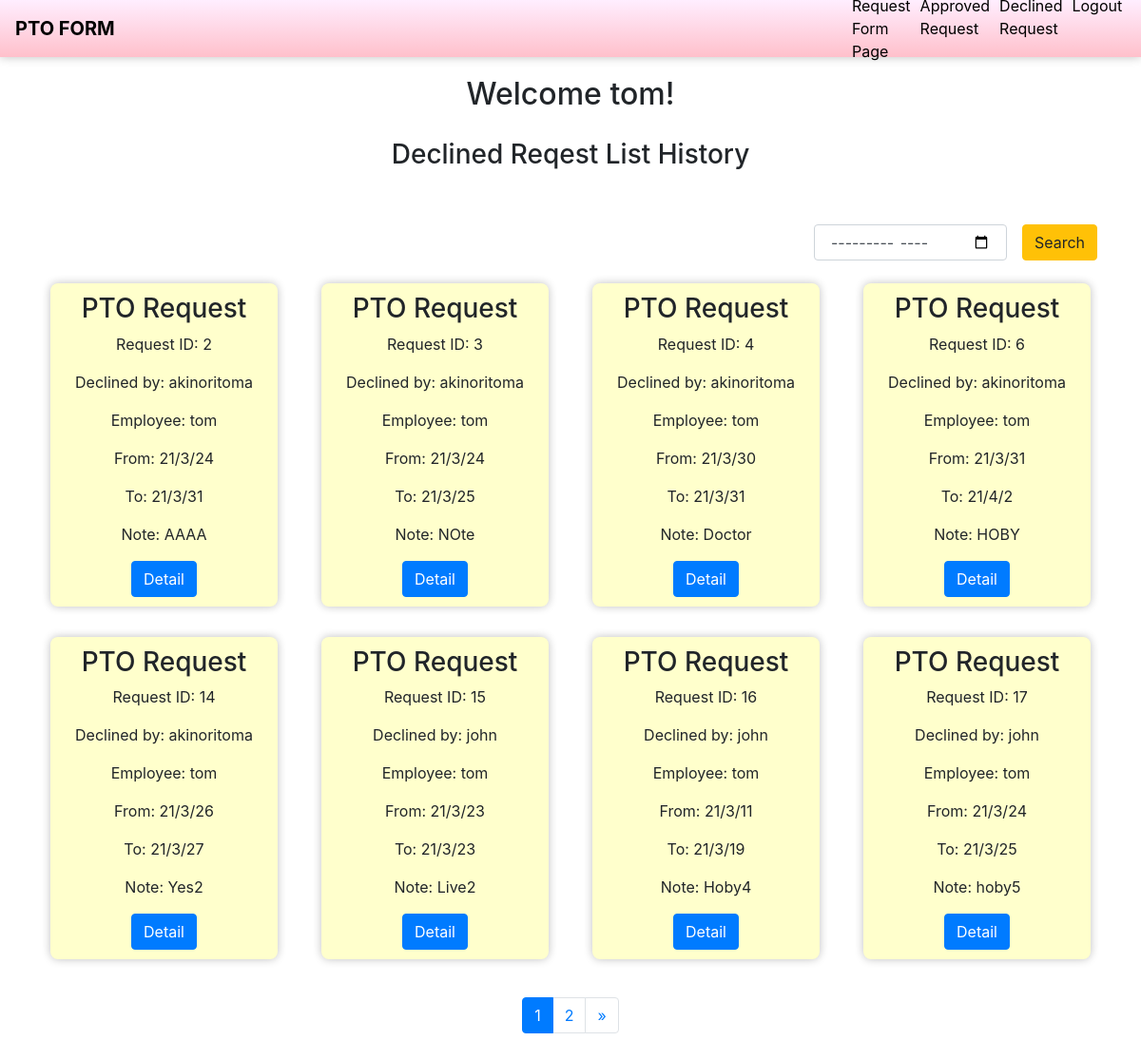
Before: /declined_request_employee/ (signed in) with the older database file.
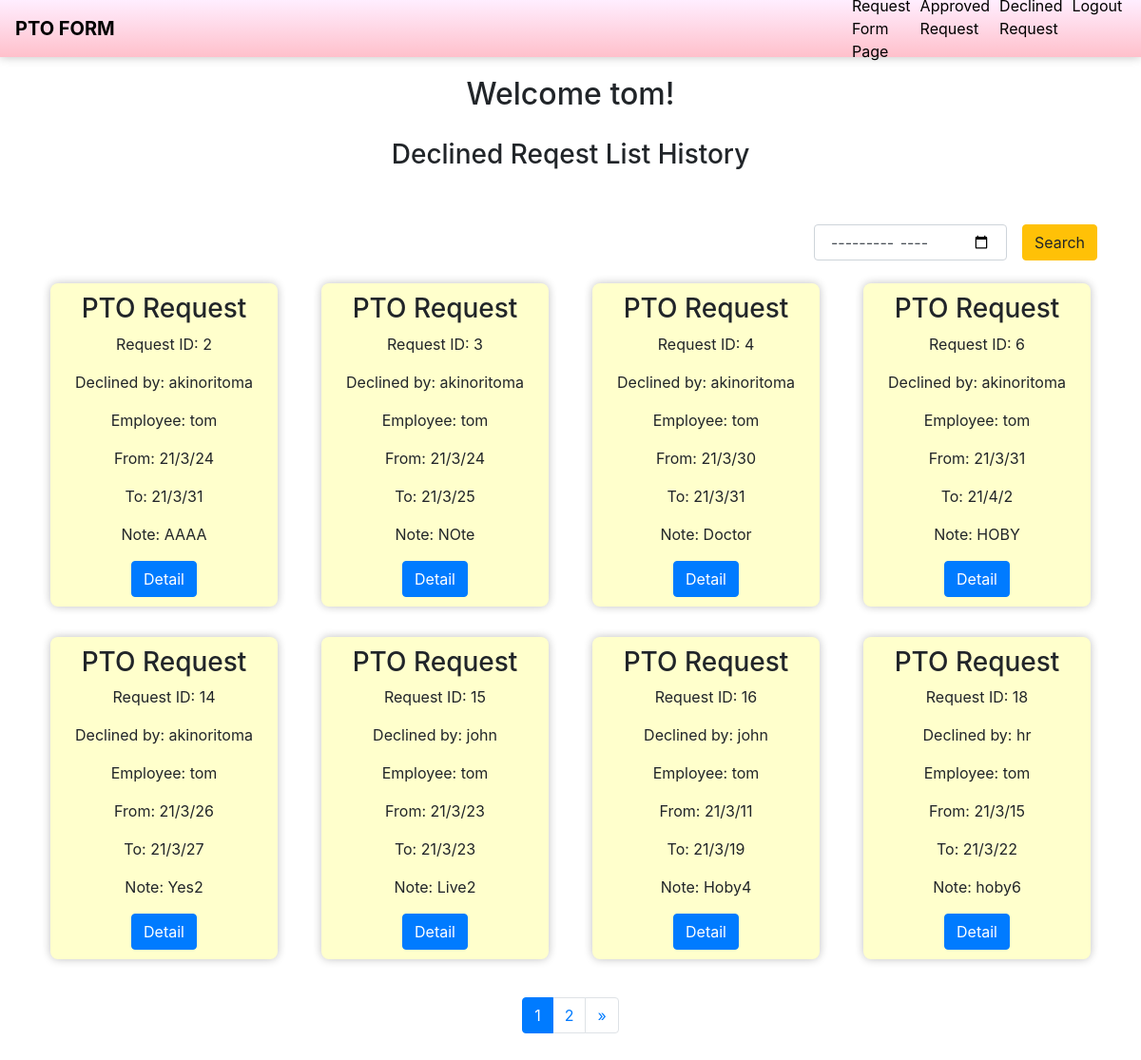
After: the same page with the newer database file.
### potform/models.py (models this page shows)
class User(AbstractUser):
  is_employee = models.BooleanField(default=False)
  is_supervisor = models.BooleanField(default=False)
  is_hr = models.BooleanField(default=False)

class RequestPTO(models.Model):
  post_employee = models.ForeignKey(get_user_model(), on_delete=models.CASCADE, null=False, related_name ='post_employee')
  chose_supervisor = models.ForeignKey(get_user_model(), on_delete=models.CASCADE, null=False, related_name ='chose_supervisor')
  confirm_hr = models.ForeignKey(get_user_model(), on_delete=models.CASCADE, null=True, related_name ='confirm_hr')
  request_date_from = models.DateTimeField(null=False)
  request_date_to = models.DateTimeField(null=False)
  note = models.TextField(null=True, blank=True, max_length=200)
  request = models.IntegerField(default=3)

### potform/views.py (the view)
# urls.py: path('declined_request_employee/', EmployeeDeclinedRequestView.as_view(), name='declined_request_employee'),
class EmployeeDeclinedRequestView(LoginRequiredMixin, ListView):
    context_object_name = 'request_list'
    model = RequestPTO
    queryset = RequestPTO.objects.filter(request=2)
    paginate_by = 8
    template_name = "declined_request_employee.html"
    def get(self, request, *args, **kwargs):
        user =  User.objects.filter(username=self.request.user)
        if user and user[0].is_employee:
            return super().get(request, **kwargs)
        else:
            return redirect('index')
    def get_queryset(self):
        q_request_date_from = self.request.GET.get('query')
        if q_request_date_from:
            object_list = RequestPTO.objects.filter(
                Q(request_date_from__icontains=q_request_date_from))
        else:
            object_list = RequestPTO.objects.filter(request=2, post_employee=self.request.user)
        return object_list.filter(request=2, post_employee=self.request.user)

### potform/templates/declined_request_employee.html
{% extends 'base.html' %}
{% block main %}
<div class="form w-100 text-center">
  <h2 class="hrpage">Welcome {{ user.get_username }}!</h2>
</div>
<h3 class="form w-100 text-center declined_reqest_list">Declined Reqest List History</h3>
<div class="form w-100 p-3">
  <form action="" method="get" class="searchform form-inline">
    <div class="form-inline mr-3">
      <span class="input-group-btn">
        <input name="query" value="{{ request.GET.query }}" type="month" class="form-control p-3">
      </span>
    </div>
    <div>
      <button class="btn btn-warning" type="submit">Search</button>
    </div>
  </form>
</div>
  {% for request in request_list %}
  <div class="col-lg-3">
    <div class="form w-100 text-center m-auto">
      <ul class="p-2">
        <li class="request_list m-0">
          <h3>PTO Request</h3>
          <p>Request ID: {{ request.id }} </p>
          {% if request.confirm_hr %}
          <p>Declined by: {{ request.confirm_hr }}</p>
          {% else %}
          <p>Declined by: {{ request.chose_supervisor }}</p>
          {% endif %}
          <p>Employee: {{ request.post_employee }}</p>
          <p>From: {{ request.request_date_from|date:"y/n/j" }}</p>
          <p>To: {{ request.request_date_to|date:"y/n/j" }}</p>
          <p class="break-word">Note: {{ request.note }}</p>
          <a class="btn btn-primary" href="{% url 'declined_request_employee_detail' request.id %}" >Detail</a>
        </li>
      </ul>
    </div>
  </div>
  {% endfor %}
  <div class="form w-100 p-3">
    {% include "pagination.html" %}
  </div>
{% endblock main %}

### potform/templates/base.html (shortened to what this page needs)
{% load static %}
<!DOCTYPE html>
<html lang="en">
  <head>
    <link rel="stylesheet" href="{% static 'css/main.css' %}">
    <link rel="stylesheet" href="https://stackpath.bootstrapcdn.com/bootstrap/4.3.1/css/bootstrap.min.css">
    <link rel="stylesheet" href="https://unpkg.com/flatpickr/dist/flatpickr.min.css">
    <link rel="stylesheet" href="{% static 'css/hamburger-menu.css' %}">
    <link rel="stylesheet" href="build/css/bootstrap-datetimepicker.min.css">
  </head>
  <body>
    {% include "_navbar.html" %}
    <div class="container">
      <div class="row">
        {% block main %}
        {% endblock %}
      </div>
    </div>
  </body>

### potform/templates/_navbar.html (shortened to what this page needs)
{% load static %}
<nav class="navbar navbar-expand-sm">
  <a href="/"  class="navbar-brand">PTO FORM</a>
    <ul class="navbar-nav pc-class">
      {% if user.is_employee %}
      <li class="nav-item"><a class="request_form_page" href="{% url 'employee' %}">Request Form Page</a></li>
      <li class="nav-item"><a class="approved_request" href="{% url 'approved_request_employee' %}">Approved Request</a></li>
      <li class="nav-item"><a class="declined_request" href="{% url 'declined_request_employee' %}">Declined Request</a></li>
      {% endif %}
      {% if user.is_authenticated %}
      <li class="nav-item"><a class="logout" href="{% url 'logout' %}">Logout</a></li>
      {% endif %}
    </ul>
</nav>

### potform/templates/pagination.html (shortened to what this page needs)
{% if is_paginated %}
<nav aria-label="Page navigation">
  <ul class="pagination justify-content-center">
    {% for num in paginator.page_range %}
    {% if page_obj.number == num %}
    <li class="page-item active">
      <span class="page-link">
        {{ num }}
      </span>
    </li>
    {% else %}
    <li class="page-item">
      <a class="page-link" href="?page={{ num }} {% if request.GET.q %}&q={{ request.GET.q }}{% endif %}">{{ num }}</a>
    </li>
    {% endif %}
    {% endfor %}
    {% if page_obj.has_next %}
    <li class="page-item">
      <a class="page-link" href="?page={{ page_obj.next_page_number }} {% if request.GET.q %}&q={{ request.GET.q }}{% endif %}" aria-label="Next">
        <span aria-hidden="true">&raquo;</span>
      </a>
    </li>
    {% endif %}
  </ul>
</nav>
{% endif %}

### potform/static/css/main.css (style rules this page uses)
.navbar { background: pink; background: linear-gradient(#FFEEFF,pink); height: 60px; box-shadow :0px 0px 10px silver; }
.navbar-brand { font-weight: bold; }
.navbar-brand:link, .navbar-brand:visited, .navbar-brand:hover, .navbar-brand:active { color: black; }
.pc-class { margin-left: 65%; }
.request_form_page { color: black; transition: all 0.3s ease; }
.approved_request { color: black; transition: all 0.3s ease; }
.declined_request { color: black; transition: all 0.3s ease; }
.logout { color: black; transition: all 0.3s ease; }
.nav-item { margin: 0px 10px 0px 0px; }
form { margin-top: 20px; }
p { margin-top: 16px; text-align:center; margin-top: 0; margin-bottom: 1rem; }
.hrpage { margin-top: 20px; }
.declined_reqest_list { margin: 20px; }
ul { list-style: none; }
.request_list { background: #FFFFCC; border-radius :8px; box-shadow :0px 0px 10px silver; line-height: 1.5; padding: 10px 0px 10px 0px; }
.break-word { word-wrap: break-word; }
@media screen and (min-width:480px) { .searchform { float: right; } }

Changed rows visible on the page:
no longer on this page (row edited): RequestPTO: id "17", chose_supervisor "john", post_employee "tom", request_date_from "21/3/24", request_date_to "21/3/25", note "hoby5"
now on this page (row unchanged): RequestPTO: id "18", confirm_hr "hr", post_employee "tom", request_date_from "21/3/15", request_date_to "21/3/22", note "hoby6"
